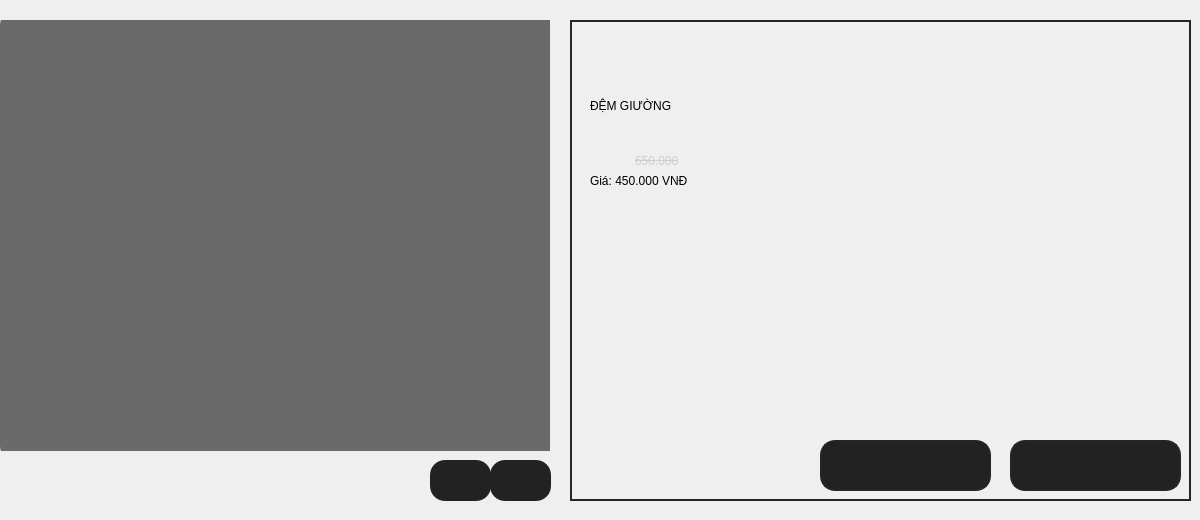
       <widget class="QWidget" name="giuongpg">
        <widget class="QWidget" name="widget_13" native="true">
         <property name="geometry">
          <rect>
           <x>0</x>
           <y>20</y>
           <width>1191</width>
           <height>491</height>
          </rect>
         </property>
         <widget class="QPushButton" name="bt_preg">
          <property name="geometry">
           <rect>
            <x>430</x>
            <y>440</y>
            <width>61</width>
            <height>41</height>
           </rect>
          </property>
          <property name="styleSheet">
           <string notr="true">background-color: rgb(34, 34, 34);
border-radius: 15px</string>
          </property>
          <property name="text">
           <string/>
          </property>
          <property name="icon">
           <iconset>
            <normaloff>previous.png</normaloff>previous.png</iconset>
          </property>
          <property name="iconSize">
           <size>
            <width>134</width>
            <height>150</height>
           </size>
          </property>
         </widget>
         <widget class="QWidget" name="widget_14" native="true">
          <property name="geometry">
           <rect>
            <x>570</x>
            <y>0</y>
            <width>621</width>
            <height>481</height>
           </rect>
          </property>
          <property name="styleSheet">
           <string notr="true">border: 2px solid rgb(37, 37, 37);
color: black;
font: 75 16pt &quot;MS Shell Dlg 2&quot;;</string>
          </property>
          <widget class="QLabel" name="label_11">
           <property name="geometry">
            <rect>
             <x>20</x>
             <y>30</y>
             <width>441</width>
             <height>111</height>
            </rect>
           </property>
           <property name="styleSheet">
            <string notr="true">border: 0;
background-color: 0</string>
           </property>
           <property name="text">
            <string>ĐỆM GIƯỜNG </string>
           </property>
          </widget>
          <widget class="QLabel" name="label_12">
           <property name="geometry">
            <rect>
             <x>20</x>
             <y>150</y>
             <width>441</width>
             <height>21</height>
            </rect>
           </property>
           <property name="styleSheet">
            <string notr="true">border: 0;
background-color: 0</string>
           </property>
           <property name="text">
            <string>Giá: 450.000 VNĐ</string>
           </property>
          </widget>
          <widget class="QLabel" name="label_16">
           <property name="geometry">
            <rect>
             <x>65</x>
             <y>130</y>
             <width>161</width>
             <height>21</height>
            </rect>
           </property>
           <property name="styleSheet">
            <string notr="true">border: 0;
background-color: 0;
text-decoration: line-through;
font: 75 12pt &quot;MS Shell Dlg 2&quot;;
color: rgb(206, 206, 206);</string>
           </property>
           <property name="text">
            <string>650.000</string>
           </property>
          </widget>
          <widget class="QPushButton" name="bt_addg">
           <property name="geometry">
            <rect>
             <x>250</x>
             <y>420</y>
             <width>171</width>
             <height>51</height>
            </rect>
           </property>
           <property name="styleSheet">
            <string notr="true">background-color: rgb(34, 34, 34);
border-radius: 15px</string>
           </property>
           <property name="text">
            <string/>
           </property>
           <property name="icon">
            <iconset>
             <normaloff>add.png</normaloff>add.png</iconset>
           </property>
           <property name="iconSize">
            <size>
             <width>400</width>
             <height>400</height>
            </size>
           </property>
          </widget>
          <widget class="QPushButton" name="bt_buyg">
           <property name="geometry">
            <rect>
             <x>440</x>
             <y>420</y>
             <width>171</width>
             <height>51</height>
            </rect>
           </property>
           <property name="styleSheet">
            <string notr="true">background-color: rgb(34, 34, 34);
border-radius: 15px</string>
           </property>
           <property name="text">
            <string/>
           </property>
           <property name="icon">
            <iconset>
             <normaloff>buy.png</normaloff>buy.png</iconset>
           </property>
           <property name="iconSize">
            <size>
             <width>400</width>
             <height>400</height>
            </size>
           </property>
          </widget>
         </widget>
         <widget class="QStackedWidget" name="stacked_giuong">
          <property name="geometry">
           <rect>
            <x>0</x>
            <y>0</y>
            <width>550</width>
            <height>431</height>
           </rect>
          </property>
          <property name="styleSheet">
           <string notr="true">background-color: white;
background-color: rgb(106, 106, 106);
border-radius: 15px</string>
          </property>
          <property name="currentIndex">
           <number>0</number>
          </property>
          <widget class="QWidget" name="dem">
           <widget class="QLabel" name="label_3">
            <property name="geometry">
             <rect>
              <x>0</x>
              <y>-10</y>
              <width>551</width>
              <height>451</height>
             </rect>
            </property>
            <property name="styleSheet">
             <string notr="true">background-color: rgb(106, 106, 106)</string>
            </property>
            <property name="text">
             <string/>
            </property>
            <property name="pixmap">
             <pixmap>pd_img/room/giuong/vn-11134207-7r98o-lp6f3niiw95n18.webp</pixmap>
            </property>
            <property name="scaledContents">
             <bool>true</bool>
            </property>
           </widget>
          </widget>
         </widget>
         <widget class="QPushButton" name="bt_nextg">
          <property name="geometry">
           <rect>
            <x>490</x>
            <y>440</y>
            <width>61</width>
            <height>41</height>
           </rect>
          </property>
          <property name="styleSheet">
           <string notr="true">background-color: rgb(34, 34, 34);
border-radius: 15px</string>
          </property>
          <property name="text">
           <string/>
          </property>
          <property name="icon">
           <iconset>
            <normaloff>nextp.png</normaloff>nextp.png</iconset>
          </property>
          <property name="iconSize">
           <size>
            <width>134</width>
            <height>150</height>
           </size>
          </property>
         </widget>
        </widget>
       </widget>
